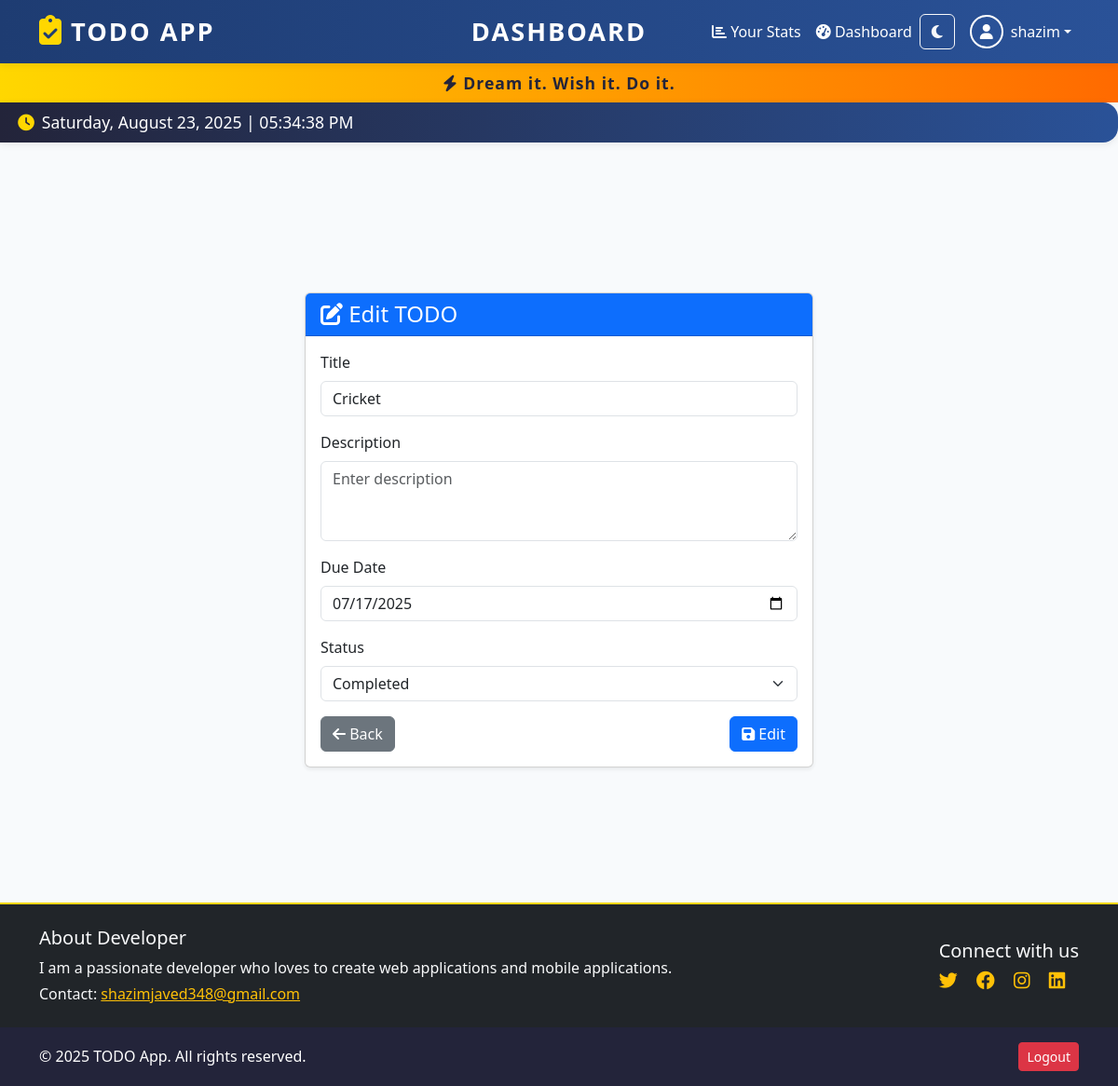
Page /edit/7 (signed in) on the committed database.
### app/models.py (models this page shows, shortened)
class User(UserMixin, db.Model):
    id = db.Column(db.Integer, primary_key=True)
    username = db.Column(db.String(64), unique=True, nullable=False)
    email = db.Column(db.String(120), unique=True, nullable=False)
    password_hash = db.Column(db.String(128), nullable=False)

class TODO(db.Model):
    id = db.Column(db.Integer, primary_key=True)
    title = db.Column(db.String(100), nullable=False)
    description = db.Column(db.Text, nullable=True)
    due_date = db.Column(db.Date, nullable=False)
    status = db.Column(db.String(20), nullable=False, default='Pending')

### app/routes.py (the view, shortened to what this page needs)
@todo_bp.route('/edit/<int:todo_id>', methods=['GET', 'POST'])
@login_required
def edit_todo(todo_id):
    todo = TODO.query.get_or_404(todo_id)
    form = TODOForm(obj=todo)
    return render_template('todo/form.html', form=form, action='Edit')

### app/forms.py
class TODOForm(FlaskForm):
    title = StringField('Title', validators=[DataRequired(), Length(max=100)])
    description = TextAreaField('Description')
    due_date = DateField('Due Date', validators=[DataRequired()], format='%Y-%m-%d')
    status = SelectField('Status', choices=[('Pending', 'Pending'), ('Completed', 'Completed')], default='Pending')
    submit = SubmitField('Save')

### app/__init__.py (called while the page is built)
def create_app():
    app = Flask(__name__)
    app.config.from_object(Config)
    csrf.init_app(app)
    db.init_app(app)
    migrate.init_app(app, db)
    login_manager.init_app(app)
    login_manager.login_view = 'todo.login'
    from .models import User
    @login_manager.user_loader
    def load_user(user_id):
        return User.query.get(int(user_id))
    @app.context_processor
    def inject_now():
        return {'now': datetime.now()}
    from .routes import todo_bp
    app.register_blueprint(todo_bp)
    return app

### app/templates/todo/form.html (shortened to what this page needs)
{% extends 'base.html' %}
{% block content %}
<div class="row justify-content-center">
  <div class="col-md-8 col-lg-6">
    <div class="card shadow-sm">
      <div class="card-header bg-primary text-white">
        <h4 class="mb-0"><i class="fa fa-{{ 'edit' if action == 'Edit' else 'plus' }}"></i> {{ action }} TODO</h4>
      </div>
      <div class="card-body">
        <form method="POST">
          <div class="mb-3">
            {{ form.title.label(class="form-label") }}
            {{ form.title(class="form-control", placeholder="Enter title") }}
          </div>
          <div class="mb-3">
            {{ form.description.label(class="form-label") }}
            {{ form.description(class="form-control", placeholder="Enter description", rows=3) }}
          </div>
          <div class="mb-3">
            {{ form.due_date.label(class="form-label") }}
            {{ form.due_date(class="form-control") }}
          </div>
          <div class="mb-3">
            {{ form.status.label(class="form-label") }}
            {{ form.status(class="form-select") }}
          </div>
          <div class="d-flex justify-content-between">
            <a href="/" class="btn btn-secondary"><i class="fa fa-arrow-left"></i> Back</a>
            <button type="submit" class="btn btn-primary"><i class="fa fa-save"></i> {{ action }}</button>
          </div>
        </form>
      </div>
    </div>
  </div>
</div>
{% endblock %}

### app/templates/base.html (shortened to what this page needs)
<!DOCTYPE html>
<html lang="en">
<head>
    <link href="https://cdn.jsdelivr.net/npm/bootstrap@5.3.0/dist/css/bootstrap.min.css" rel="stylesheet">
    <link rel="stylesheet" href="https://cdnjs.cloudflare.com/ajax/libs/font-awesome/6.4.0/css/all.min.css">
</head>
<body style="min-height: 100vh; display: flex; flex-direction: column;">
<nav class="navbar navbar-expand-lg">
  <div class="container position-relative">
    <a class="navbar-brand d-none d-lg-flex align-items-center" href="/">
      <span class="navbar-logo me-2"><i class="fa-solid fa-clipboard-check"></i></span>
      TODO APP
    </a>
    <span class="centered-title d-none d-lg-block">
      {% if request.path == '/your-stats' %} STATICS {% else %} DASHBOARD {% endif %}
    </span>
    <div class="collapse navbar-collapse justify-content-end" id="navbarNav">
      <ul class="navbar-nav ms-auto align-items-center">
        <li class="nav-item">
          <a class="nav-link" href="/your-stats"><i class="fa fa-chart-bar"></i> Your Stats</a>
        </li>
        <li class="nav-item">
          <a class="nav-link" href="/"><i class="fa fa-tachometer-alt"></i> Dashboard</a>
        </li>
        <li class="nav-item me-2">
          <button id="theme-toggle" class="btn btn-outline-light" title="Toggle light/dark mode">
            <i id="theme-toggle-icon" class="fa fa-moon"></i>
          </button>
        </li>
        {% if not current_user.is_authenticated %}
          <li class="nav-item">
            <a class="nav-link" href="/signup"><i class="fa fa-user-plus"></i> Sign Up</a>
          </li>
          <li class="nav-item">
            <a class="nav-link" href="/login"><i class="fa fa-sign-in-alt"></i> Log In</a>
          </li>
        {% else %}
          <li class="nav-item dropdown">
            <a class="nav-link dropdown-toggle d-flex align-items-center" href="#" id="userDropdown" role="button" data-bs-toggle="dropdown" aria-expanded="false">
              {% if current_user.avatar_url %}
                <img src="{{ current_user.avatar_url }}" alt="avatar" class="avatar me-2">
              {% else %}
                <span class="avatar me-2 d-flex align-items-center justify-content-center" style="background:#2a5298;"><i class="fa fa-user"></i></span>
              {% endif %}
              {{ current_user.username }}
            </a>
          </li>
        {% endif %}
      </ul>
    </div>
  </div>
</nav>
{% set motivational_quotes = [
    "You are stronger than you think.",
    "Every day is a new beginning.",
    "Small steps every day lead to big results.",
    "Your future is created by what you do today.",
    "Push yourself, because no one else is going to do it for you.",
    "Dream it. Wish it. Do it.",
    "Doubt kills more dreams than failure ever will.",
    "Stay positive, work hard, make it happen.",
    "Success is the sum of small efforts, repeated day in and day out.",
    "You have the power to change your story."
] %}
{% set random_quote = (motivational_quotes|random) %}
<div class="motivation-bar text-center py-2" style="background: linear-gradient(90deg, #ffd700 0%, #ff6a00 100%); color: #23243a; font-weight: bold; font-size: 1.1rem; letter-spacing: 1px; box-shadow: 0 2px 8px rgba(0,0,0,0.05);">
    <span><i class="fa fa-bolt"></i> {{ random_quote }}</span>
</div>
<div id="clock-bar" class="d-flex align-items-center" style="min-width: 270px; margin-bottom: 1rem; padding: 0.5rem 1.2rem 0.5rem 1.2rem; background: linear-gradient(90deg, #23243a 0%, #2a5298 100%); color: #fff; border-radius: 0 1rem 1rem 0; box-shadow: 0 2px 8px rgba(0,0,0,0.08); font-size: 1.1rem; font-weight: 500;">
  <i class="fa fa-clock me-2" style="color: #ffd700;"></i>
  <span id="clock-time">{{ now.strftime('%A, %B %d, %Y') }} | {{ now.strftime('%I:%M:%S %p') }}</span>
</div>
<div aria-live="polite" aria-atomic="true" class="position-fixed top-0 end-0 p-3" style="z-index: 1080;">
</div>
<div class="centered-wrapper" style="flex: 1 0 auto;">
    <div class="container">
        {% block content %}{% endblock %}
    </div>
</div>
<div class="pre-footer bg-dark text-light py-4" style="border-top: 2px solid #ffd700;">
  <div class="container d-flex flex-column flex-md-row justify-content-between align-items-center">
    <div class="mb-3 mb-md-0">
      <h5>About Developer</h5>
      <p class="mb-1">I am a passionate developer who loves to create web applications and mobile applications.</p>
      <p class="mb-0">Contact: <a href="mailto:shazimjaved348@gmail.com" class="text-warning">shazimjaved348@gmail.com</a></p>
    </div>
    <div>
      <h5>Connect with us</h5>
      <a href="https://twitter.com/yourhandle" class="text-warning me-3" target="_blank"><i class="fab fa-twitter fa-lg"></i></a>
      <a href="https://facebook.com/yourhandle" class="text-warning me-3" target="_blank"><i class="fab fa-facebook fa-lg"></i></a>
      <a href="https://instagram.com/yourhandle" class="text-warning me-3" target="_blank"><i class="fab fa-instagram fa-lg"></i></a>
      <a href="linkedin.com/in/shazim-javed-095472325" class="text-warning" target="_blank"><i class="fab fa-linkedin fa-lg"></i></a>
    </div>
  </div>
</div>
<footer class="footer mt-auto py-3" style="background: #23243a; color: #fff; width:100%; z-index:100; flex-shrink: 0;">
  <div class="container d-flex justify-content-between align-items-center">
    <span style="color: #fff;">&copy; {{ current_year or 2025 }} TODO App. All rights reserved.</span>
    {% if current_user.is_authenticated %}
      <a href="/logout" class="btn btn-danger btn-sm">Logout</a>
    {% endif %}
  </div>
</footer>
</body>
</html>

### app/templates/base.html (style rules this page uses)
body { background: #f8fafc; }
.navbar { background: linear-gradient(90deg, #1e3c72 0%, #2a5298 100%); box-shadow: 0 2px 8px rgba(0,0,0,0.08); }
.navbar-brand { font-weight: bold; font-size: 1.7rem; letter-spacing: 2px; }
.nav-link, .navbar-brand, .dropdown-item { color: #fff !important; }
.navbar .centered-title { position: absolute; left: 50%; transform: translateX(-50%); color: #fff; font-size: 1.7rem; font-weight: bold; letter-spacing: 2px; }
.avatar { width: 36px; height: 36px; border-radius: 50%; object-fit: cover; border: 2px solid #fff; background: #ac0808; display: inline-block; }
.centered-wrapper { min-height: 100vh; display: flex; flex-direction: column; justify-content: center; align-items: center; }
.navbar-logo i { font-size: 2rem; color: #ffd700; }
.container { opacity: 0; animation: fadeIn 1s ease 0.2s forwards; }
.btn, .btn-add-todo, .btn-primary, .btn-outline-light { transition: transform 0.15s cubic-bezier(.4,2,.6,1), box-shadow 0.15s; }

### rows in the picture
User: username "shazim"
TODO: title "Cricket", due_date "07/17/2025", status "Completed"

### other values in the picture
{{ action }} "Edit"
{{ current_year or 2025 }} "2025"
